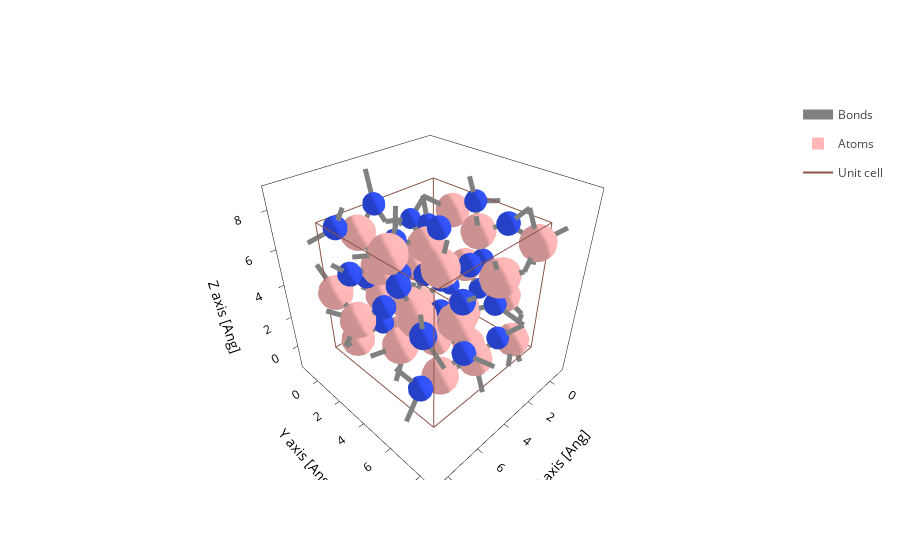

The notebook cell saved with this chart:
### Code cell
file = sisl.get_sile(path / "aiida.fdf")
fig = file.plot.geometry(axes="xyz")
fig.show()

### Figure 1 — Plotly figure (JSON) as saved in the notebook; plotly's stock layout.template omitted (floating-point values rounded to 4 significant figures; data arrays with more than 128 entries replaced by an {"elided": "..."} marker saying what was removed)
{"data": [{"line": {"color": "gray", "width": 10}, "meta": {}, "mode": "lines", "name": "Bonds", "opacity": 1, "type": "scatter3d", "x": {"elided": "2730 float values"}, "y": {"elided": "2730 float values"}, "z": {"elided": "2730 float values"}}, {"alphahull": 0, "color": "#FFB5B5", "hovertemplate": "%{meta.position}", "legendgroup": "Atoms", "meta": {"meta": {"Atoms_i": 0}, "position": "(1.14, 3.49, 1.38)"}, "name": "Atoms", "opacity": 1, "showlegend": true, "showscale": false, "type": "mesh3d", "x": {"elided": "225 float values"}, "y": {"elided": "225 float values"}, "z": {"elided": "225 float values"}}, {"alphahull": 0, "color": "#FFB5B5", "hovertemplate": "%{meta.position}", "legendgroup": "Atoms", "meta": {"meta": {"Atoms_i": 1}, "position": "(2.01, 0.53, 3.03)"}, "name": "Atoms", "opacity": 1, "showlegend": false, "showscale": false, "type": "mesh3d", "x": {"elided": "225 float values"}, "y": {"elided": "225 float values"}, "z": {"elided": "225 float values"}}, {"alphahull": 0, "color": "#FFB5B5", "hovertemplate": "%{meta.position}", "legendgroup": "Atoms", "meta": {"meta": {"Atoms_i": 2}, "position": "(3.91, 6.69, 1.34)"}, "name": "Atoms", "opacity": 1, "showlegend": false, "showscale": false, "type": "mesh3d", "x": {"elided": "225 float values"}, "y": {"elided": "225 float values"}, "z": {"elided": "225 float values"}}, {"alphahull": 0, "color": "#FFB5B5", "hovertemplate": "%{meta.position}", "legendgroup": "Atoms", "meta": {"meta": {"Atoms_i": 3}, "position": "(1.57, 6.23, 4.79)"}, "name": "Atoms", "opacity": 1, "showlegend": false, "showscale": false, "type": "mesh3d", "x": {"elided": "225 float values"}, "y": {"elided": "225 float values"}, "z": {"elided": "225 float values"}}, {"alphahull": 0, "color": "#FFB5B5", "hovertemplate": "%{meta.position}", "legendgroup": "Atoms", "meta": {"meta": {"Atoms_i": 4}, "position": "(4.84, 5.24, 6.24)"}, "name": "Atoms", "opacity": 1, "showlegend": false, "showscale": false, "type": "mesh3d", "x": {"elided": "225 float values"}, "y": {"elided": "225 float values"}, "z": {"elided": "225 float values"}}, {"alphahull": 0, "color": "#FFB5B5", "hovertemplate": "%{meta.position}", "legendgroup": "Atoms", "meta": {"meta": {"Atoms_i": 5}, "position": "(7.06, 0.22, 3.54)"}, "name": "Atoms", "opacity": 1, "showlegend": false, "showscale": false, "type": "mesh3d", "x": {"elided": "225 float values"}, "y": {"elided": "225 float values"}, "z": {"elided": "225 float values"}}, {"alphahull": 0, "color": "#FFB5B5", "hovertemplate": "%{meta.position}", "legendgroup": "Atoms", "meta": {"meta": {"Atoms_i": 6}, "position": "(4.92, 1.14, 2.79)"}, "name": "Atoms", "opacity": 1, "showlegend": false, "showscale": false, "type": "mesh3d", "x": {"elided": "225 float values"}, "y": {"elided": "225 float values"}, "z": {"elided": "225 float values"}}, {"alphahull": 0, "color": "#FFB5B5", "hovertemplate": "%{meta.position}", "legendgroup": "Atoms", "meta": {"meta": {"Atoms_i": 7}, "position": "(3.34, 7.27, 5.97)"}, "name": "Atoms", "opacity": 1, "showlegend": false, "showscale": false, "type": "mesh3d", "x": {"elided": "225 float values"}, "y": {"elided": "225 float values"}, "z": {"elided": "225 float values"}}, {"alphahull": 0, "color": "#FFB5B5", "hovertemplate": "%{meta.position}", "legendgroup": "Atoms", "meta": {"meta": {"Atoms_i": 8}, "position": "(5.65, 2.01, 5.21)"}, "name": "Atoms", "opacity": 1, "showlegend": false, "showscale": false, "type": "mesh3d", "x": {"elided": "225 float values"}, "y": {"elided": "225 float values"}, "z": {"elided": "225 float values"}}, {"alphahull": 0, "color": "#FFB5B5", "hovertemplate": "%{meta.position}", "legendgroup": "Atoms", "meta": {"meta": {"Atoms_i": 9}, "position": "(2.48, 1.73, 0.29)"}, "name": "Atoms", "opacity": 1, "showlegend": false, "showscale": false, "type": "mesh3d", "x": {"elided": "225 float values"}, "y": {"elided": "225 float values"}, "z": {"elided": "225 float values"}}, {"alphahull": 0, "color": "#FFB5B5", "hovertemplate": "%{meta.position}", "legendgroup": "Atoms", "meta": {"meta": {"Atoms_i": 10}, "position": "(2.17, 1.39, 4.75)"}, "name": "Atoms", "opacity": 1, "showlegend": false, "showscale": false, "type": "mesh3d", "x": {"elided": "225 float values"}, "y": {"elided": "225 float values"}, "z": {"elided": "225 float values"}}, {"alphahull": 0, "color": "#FFB5B5", "hovertemplate": "%{meta.position}", "legendgroup": "Atoms", "meta": {"meta": {"Atoms_i": 11}, "position": "(4.87, 6.27, 3.88)"}, "name": "Atoms", "opacity": 1, "showlegend": false, "showscale": false, "type": "mesh3d", "x": {"elided": "225 float values"}, "y": {"elided": "225 float values"}, "z": {"elided": "225 float values"}}, {"alphahull": 0, "color": "#FFB5B5", "hovertemplate": "%{meta.position}", "legendgroup": "Atoms", "meta": {"meta": {"Atoms_i": 12}, "position": "(3.39, 2.91, 5.86)"}, "name": "Atoms", "opacity": 1, "showlegend": false, "showscale": false, "type": "mesh3d", "x": {"elided": "225 float values"}, "y": {"elided": "225 float values"}, "z": {"elided": "225 float values"}}, {"alphahull": 0, "color": "#FFB5B5", "hovertemplate": "%{meta.position}", "legendgroup": "Atoms", "meta": {"meta": {"Atoms_i": 13}, "position": "(5.46, 0.33, 6.30)"}, "name": "Atoms", "opacity": 1, "showlegend": false, "showscale": false, "type": "mesh3d", "x": {"elided": "225 float values"}, "y": {"elided": "225 float values"}, "z": {"elided": "225 float values"}}, {"alphahull": 0, "color": "#FFB5B5", "hovertemplate": "%{meta.position}", "legendgroup": "Atoms", "meta": {"meta": {"Atoms_i": 14}, "position": "(3.64, 2.60, 2.35)"}, "name": "Atoms", "opacity": 1, "showlegend": false, "showscale": false, "type": "mesh3d", "x": {"elided": "225 float values"}, "y": {"elided": "225 float values"}, "z": {"elided": "225 float values"}}, {"alphahull": 0, "color": "#FFB5B5", "hovertemplate": "%{meta.position}", "legendgroup": "Atoms", "meta": {"meta": {"Atoms_i": 15}, "position": "(2.94, 5.02, 2.66)"}, "name": "Atoms", "opacity": 1, "showlegend": false, "showscale": false, "type": "mesh3d", "x": {"elided": "225 float values"}, "y": {"elided": "225 float values"}, "z": {"elided": "225 float values"}}, {"alphahull": 0, "color": "#FFB5B5", "hovertemplate": "%{meta.position}", "legendgroup": "Atoms", "meta": {"meta": {"Atoms_i": 16}, "position": "(5.90, 6.33, 1.34)"}, "name": "Atoms", "opacity": 1, "showlegend": false, "showscale": false, "type": "mesh3d", "x": {"elided": "225 float values"}, "y": {"elided": "225 float values"}, "z": {"elided": "225 float values"}}, {"alphahull": 0, "color": "#FFB5B5", "hovertemplate": "%{meta.position}", "legendgroup": "Atoms", "meta": {"meta": {"Atoms_i": 17}, "position": "(4.97, 3.34, 3.36)"}, "name": "Atoms", "opacity": 1, "showlegend": false, "showscale": false, "type": "mesh3d", "x": {"elided": "225 float values"}, "y": {"elided": "225 float values"}, "z": {"elided": "225 float values"}}, {"alphahull": 0, "color": "#FFB5B5", "hovertemplate": "%{meta.position}", "legendgroup": "Atoms", "meta": {"meta": {"Atoms_i": 18}, "position": "(2.48, 5.11, 0.37)"}, "name": "Atoms", "opacity": 1, "showlegend": false, "showscale": false, "type": "mesh3d", "x": {"elided": "225 float values"}, "y": {"elided": "225 float values"}, "z": {"elided": "225 float values"}}, {"alphahull": 0, "color": "#FFB5B5", "hovertemplate": "%{meta.position}", "legendgroup": "Atoms", "meta": {"meta": {"Atoms_i": 19}, "position": "(0.82, 2.20, 6.56)"}, "name": "Atoms", "opacity": 1, "showlegend": false, "showscale": false, "type": "mesh3d", "x": {"elided": "225 float values"}, "y": {"elided": "225 float values"}, "z": {"elided": "225 float values"}}, {"alphahull": 0, "color": "#FFB5B5", "hovertemplate": "%{meta.position}", "legendgroup": "Atoms", "meta": {"meta": {"Atoms_i": 20}, "position": "(6.56, 3.89, 7.09)"}, "name": "Atoms", "opacity": 1, "showlegend": false, "showscale": false, "type": "mesh3d", "x": {"elided": "225 float values"}, "y": {"elided": "225 float values"}, "z": {"elided": "225 float values"}}, {"alphahull": 0, "color": "#FFB5B5", "hovertemplate": "%{meta.position}", "legendgroup": "Atoms", "meta": {"meta": {"Atoms_i": 21}, "position": "(6.76, 1.23, 0.91)"}, "name": "Atoms", "opacity": 1, "showlegend": false, "showscale": false, "type": "mesh3d", "x": {"elided": "225 float values"}, "y": {"elided": "225 float values"}, "z": {"elided": "225 float values"}}, {"alphahull": 0, "color": "#FFB5B5", "hovertemplate": "%{meta.position}", "legendgroup": "Atoms", "meta": {"meta": {"Atoms_i": 22}, "position": "(0.57, 5.71, 2.83)"}, "name": "Atoms", "opacity": 1, "showlegend": false, "showscale": false, "type": "mesh3d", "x": {"elided": "225 float values"}, "y": {"elided": "225 float values"}, "z": {"elided": "225 float values"}}, {"alphahull": 0, "color": "#FFB5B5", "hovertemplate": "%{meta.position}", "legendgroup": "Atoms", "meta": {"meta": {"Atoms_i": 23}, "position": "(7.27, 2.20, 3.04)"}, "name": "Atoms", "opacity": 1, "showlegend": false, "showscale": false, "type": "mesh3d", "x": {"elided": "225 float values"}, "y": {"elided": "225 float values"}, "z": {"elided": "225 float values"}}, {"alphahull": 0, "color": "#FFB5B5", "hovertemplate": "%{meta.position}", "legendgroup": "Atoms", "meta": {"meta": {"Atoms_i": 24}, "position": "(6.48, 4.28, 2.24)"}, "name": "Atoms", "opacity": 1, "showlegend": false, "showscale": false, "type": "mesh3d", "x": {"elided": "225 float values"}, "y": {"elided": "225 float values"}, "z": {"elided": "225 float values"}}, {"alphahull": 0, "color": "#FFB5B5", "hovertemplate": "%{meta.position}", "legendgroup": "Atoms", "meta": {"meta": {"Atoms_i": 25}, "position": "(1.15, 3.51, 4.01)"}, "name": "Atoms", "opacity": 1, "showlegend": false, "showscale": false, "type": "mesh3d", "x": {"elided": "225 float values"}, "y": {"elided": "225 float values"}, "z": {"elided": "225 float values"}}, {"alphahull": 0, "color": "#FFB5B5", "hovertemplate": "%{meta.position}", "legendgroup": "Atoms", "meta": {"meta": {"Atoms_i": 26}, "position": "(4.16, 4.27, 1.23)"}, "name": "Atoms", "opacity": 1, "showlegend": false, "showscale": false, "type": "mesh3d", "x": {"elided": "225 float values"}, "y": {"elided": "225 float values"}, "z": {"elided": "225 float values"}}, {"alphahull": 0, "color": "#FFB5B5", "hovertemplate": "%{meta.position}", "legendgroup": "Atoms", "meta": {"meta": {"Atoms_i": 27}, "position": "(1.11, 6.89, 0.90)"}, "name": "Atoms", "opacity": 1, "showlegend": false, "showscale": false, "type": "mesh3d", "x": {"elided": "225 float values"}, "y": {"elided": "225 float values"}, "z": {"elided": "225 float values"}}, {"alphahull": 0, "color": "#FFB5B5", "hovertemplate": "%{meta.position}", "legendgroup": "Atoms", "meta": {"meta": {"Atoms_i": 28}, "position": "(4.28, 1.82, 0.37)"}, "name": "Atoms", "opacity": 1, "showlegend": false, "showscale": false, "type": "mesh3d", "x": {"elided": "225 float values"}, "y": {"elided": "225 float values"}, "z": {"elided": "225 float values"}}, {"alphahull": 0, "color": "#FFB5B5", "hovertemplate": "%{meta.position}", "legendgroup": "Atoms", "meta": {"meta": {"Atoms_i": 29}, "position": "(6.47, 5.48, 4.56)"}, "name": "Atoms", "opacity": 1, "showlegend": false, "showscale": false, "type": "mesh3d", "x": {"elided": "225 float values"}, "y": {"elided": "225 float values"}, "z": {"elided": "225 float values"}}, {"alphahull": 0, "color": "#FFB5B5", "hovertemplate": "%{meta.position}", "legendgroup": "Atoms", "meta": {"meta": {"Atoms_i": 30}, "position": "(0.39, 7.12, 6.43)"}, "name": "Atoms", "opacity": 1, "showlegend": false, "showscale": false, "type": "mesh3d", "x": {"elided": "225 float values"}, "y": {"elided": "225 float values"}, "z": {"elided": "225 float values"}}, {"alphahull": 0, "color": "#FFB5B5", "hovertemplate": "%{meta.position}", "legendgroup": "Atoms", "meta": {"meta": {"Atoms_i": 31}, "position": "(1.28, 4.33, 6.31)"}, "name": "Atoms", "opacity": 1, "showlegend": false, "showscale": false, "type": "mesh3d", "x": {"elided": "225 float values"}, "y": {"elided": "225 float values"}, "z": {"elided": "225 float values"}}, {"alphahull": 0, "color": "#3050F8", "hovertemplate": "%{meta.position}", "legendgroup": "Atoms", "meta": {"meta": {"Atoms_i": 32}, "position": "(4.83, 2.29, 6.39)"}, "name": "Atoms", "opacity": 1, "showlegend": false, "showscale": false, "type": "mesh3d", "x": {"elided": "225 float values"}, "y": {"elided": "225 float values"}, "z": {"elided": "225 float values"}}, {"alphahull": 0, "color": "#3050F8", "hovertemplate": "%{meta.position}", "legendgroup": "Atoms", "meta": {"meta": {"Atoms_i": 33}, "position": "(5.64, 0.95, 4.12)"}, "name": "Atoms", "opacity": 1, "showlegend": false, "showscale": false, "type": "mesh3d", "x": {"elided": "225 float values"}, "y": {"elided": "225 float values"}, "z": {"elided": "225 float values"}}, {"alphahull": 0, "color": "#3050F8", "hovertemplate": "%{meta.position}", "legendgroup": "Atoms", "meta": {"meta": {"Atoms_i": 34}, "position": "(1.29, 4.73, 4.89)"}, "name": "Atoms", "opacity": 1, "showlegend": false, "showscale": false, "type": "mesh3d", "x": {"elided": "225 float values"}, "y": {"elided": "225 float values"}, "z": {"elided": "225 float values"}}, {"alphahull": 0, "color": "#3050F8", "hovertemplate": "%{meta.position}", "legendgroup": "Atoms", "meta": {"meta": {"Atoms_i": 35}, "position": "(5.01, 6.93, 2.53)"}, "name": "Atoms", "opacity": 1, "showlegend": false, "showscale": false, "type": "mesh3d", "x": {"elided": "225 float values"}, "y": {"elided": "225 float values"}, "z": {"elided": "225 float values"}}, {"alphahull": 0, "color": "#3050F8", "hovertemplate": "%{meta.position}", "legendgroup": "Atoms", "meta": {"meta": {"Atoms_i": 36}, "position": "(2.32, 1.94, 6.20)"}, "name": "Atoms", "opacity": 1, "showlegend": false, "showscale": false, "type": "mesh3d", "x": {"elided": "225 float values"}, "y": {"elided": "225 float values"}, "z": {"elided": "225 float values"}}, {"alphahull": 0, "color": "#3050F8", "hovertemplate": "%{meta.position}", "legendgroup": "Atoms", "meta": {"meta": {"Atoms_i": 37}, "position": "(5.39, 1.69, 1.47)"}, "name": "Atoms", "opacity": 1, "showlegend": false, "showscale": false, "type": "mesh3d", "x": {"elided": "225 float values"}, "y": {"elided": "225 float values"}, "z": {"elided": "225 float values"}}, {"alphahull": 0, "color": "#3050F8", "hovertemplate": "%{meta.position}", "legendgroup": "Atoms", "meta": {"meta": {"Atoms_i": 38}, "position": "(7.37, 6.77, 4.91)"}, "name": "Atoms", "opacity": 1, "showlegend": false, "showscale": false, "type": "mesh3d", "x": {"elided": "225 float values"}, "y": {"elided": "225 float values"}, "z": {"elided": "225 float values"}}, {"alphahull": 0, "color": "#3050F8", "hovertemplate": "%{meta.position}", "legendgroup": "Atoms", "meta": {"meta": {"Atoms_i": 39}, "position": "(0.71, 4.17, 2.60)"}, "name": "Atoms", "opacity": 1, "showlegend": false, "showscale": false, "type": "mesh3d", "x": {"elided": "225 float values"}, "y": {"elided": "225 float values"}, "z": {"elided": "225 float values"}}, {"alphahull": 0, "color": "#3050F8", "hovertemplate": "%{meta.position}", "legendgroup": "Atoms", "meta": {"meta": {"Atoms_i": 40}, "position": "(4.25, 0.16, 7.36)"}, "name": "Atoms", "opacity": 1, "showlegend": false, "showscale": false, "type": "mesh3d", "x": {"elided": "225 float values"}, "y": {"elided": "225 float values"}, "z": {"elided": "225 float values"}}, {"alphahull": 0, "color": "#3050F8", "hovertemplate": "%{meta.position}", "legendgroup": "Atoms", "meta": {"meta": {"Atoms_i": 41}, "position": "(2.50, 2.83, 1.33)"}, "name": "Atoms", "opacity": 1, "showlegend": false, "showscale": false, "type": "mesh3d", "x": {"elided": "225 float values"}, "y": {"elided": "225 float values"}, "z": {"elided": "225 float values"}}, {"alphahull": 0, "color": "#3050F8", "hovertemplate": "%{meta.position}", "legendgroup": "Atoms", "meta": {"meta": {"Atoms_i": 42}, "position": "(5.71, 3.63, 0.92)"}, "name": "Atoms", "opacity": 1, "showlegend": false, "showscale": false, "type": "mesh3d", "x": {"elided": "225 float values"}, "y": {"elided": "225 float values"}, "z": {"elided": "225 float values"}}, {"alphahull": 0, "color": "#3050F8", "hovertemplate": "%{meta.position}", "legendgroup": "Atoms", "meta": {"meta": {"Atoms_i": 43}, "position": "(2.65, 3.23, 3.56)"}, "name": "Atoms", "opacity": 1, "showlegend": false, "showscale": false, "type": "mesh3d", "x": {"elided": "225 float values"}, "y": {"elided": "225 float values"}, "z": {"elided": "225 float values"}}, {"alphahull": 0, "color": "#3050F8", "hovertemplate": "%{meta.position}", "legendgroup": "Atoms", "meta": {"meta": {"Atoms_i": 44}, "position": "(0.92, 5.77, 7.12)"}, "name": "Atoms", "opacity": 1, "showlegend": false, "showscale": false, "type": "mesh3d", "x": {"elided": "225 float values"}, "y": {"elided": "225 float values"}, "z": {"elided": "225 float values"}}, {"alphahull": 0, "color": "#3050F8", "hovertemplate": "%{meta.position}", "legendgroup": "Atoms", "meta": {"meta": {"Atoms_i": 45}, "position": "(3.94, 3.35, 4.60)"}, "name": "Atoms", "opacity": 1, "showlegend": false, "showscale": false, "type": "mesh3d", "x": {"elided": "225 float values"}, "y": {"elided": "225 float values"}, "z": {"elided": "225 float values"}}, {"alphahull": 0, "color": "#3050F8", "hovertemplate": "%{meta.position}", "legendgroup": "Atoms", "meta": {"meta": {"Atoms_i": 46}, "position": "(3.15, 5.46, 5.73)"}, "name": "Atoms", "opacity": 1, "showlegend": false, "showscale": false, "type": "mesh3d", "x": {"elided": "225 float values"}, "y": {"elided": "225 float values"}, "z": {"elided": "225 float values"}}, {"alphahull": 0, "color": "#3050F8", "hovertemplate": "%{meta.position}", "legendgroup": "Atoms", "meta": {"meta": {"Atoms_i": 47}, "position": "(7.22, 1.91, 5.49)"}, "name": "Atoms", "opacity": 1, "showlegend": false, "showscale": false, "type": "mesh3d", "x": {"elided": "225 float values"}, "y": {"elided": "225 float values"}, "z": {"elided": "225 float values"}}, {"alphahull": 0, "color": "#3050F8", "hovertemplate": "%{meta.position}", "legendgroup": "Atoms", "meta": {"meta": {"Atoms_i": 48}, "position": "(0.95, 1.37, 3.75)"}, "name": "Atoms", "opacity": 1, "showlegend": false, "showscale": false, "type": "mesh3d", "x": {"elided": "225 float values"}, "y": {"elided": "225 float values"}, "z": {"elided": "225 float values"}}, {"alphahull": 0, "color": "#3050F8", "hovertemplate": "%{meta.position}", "legendgroup": "Atoms", "meta": {"meta": {"Atoms_i": 49}, "position": "(2.51, 6.94, 1.90)"}, "name": "Atoms", "opacity": 1, "showlegend": false, "showscale": false, "type": "mesh3d", "x": {"elided": "225 float values"}, "y": {"elided": "225 float values"}, "z": {"elided": "225 float values"}}, {"alphahull": 0, "color": "#3050F8", "hovertemplate": "%{meta.position}", "legendgroup": "Atoms", "meta": {"meta": {"Atoms_i": 50}, "position": "(3.47, 1.04, 3.40)"}, "name": "Atoms", "opacity": 1, "showlegend": false, "showscale": false, "type": "mesh3d", "x": {"elided": "225 float values"}, "y": {"elided": "225 float values"}, "z": {"elided": "225 float values"}}, {"alphahull": 0, "color": "#3050F8", "hovertemplate": "%{meta.position}", "legendgroup": "Atoms", "meta": {"meta": {"Atoms_i": 51}, "position": "(2.08, 6.29, 3.39)"}, "name": "Atoms", "opacity": 1, "showlegend": false, "showscale": false, "type": "mesh3d", "x": {"elided": "225 float values"}, "y": {"elided": "225 float values"}, "z": {"elided": "225 float values"}}, {"alphahull": 0, "color": "#3050F8", "hovertemplate": "%{meta.position}", "legendgroup": "Atoms", "meta": {"meta": {"Atoms_i": 52}, "position": "(4.93, 5.69, 0.37)"}, "name": "Atoms", "opacity": 1, "showlegend": false, "showscale": false, "type": "mesh3d", "x": {"elided": "225 float values"}, "y": {"elided": "225 float values"}, "z": {"elided": "225 float values"}}, {"alphahull": 0, "color": "#3050F8", "hovertemplate": "%{meta.position}", "legendgroup": "Atoms", "meta": {"meta": {"Atoms_i": 53}, "position": "(5.01, 6.71, 5.29)"}, "name": "Atoms", "opacity": 1, "showlegend": false, "showscale": false, "type": "mesh3d", "x": {"elided": "225 float values"}, "y": {"elided": "225 float values"}, "z": {"elided": "225 float values"}}, {"alphahull": 0, "color": "#3050F8", "hovertemplate": "%{meta.position}", "legendgroup": "Atoms", "meta": {"meta": {"Atoms_i": 54}, "position": "(0.62, 3.52, 7.42)"}, "name": "Atoms", "opacity": 1, "showlegend": false, "showscale": false, "type": "mesh3d", "x": {"elided": "225 float values"}, "y": {"elided": "225 float values"}, "z": {"elided": "225 float values"}}, {"alphahull": 0, "color": "#3050F8", "hovertemplate": "%{meta.position}", "legendgroup": "Atoms", "meta": {"meta": {"Atoms_i": 55}, "position": "(0.50, 1.88, 1.60)"}, "name": "Atoms", "opacity": 1, "showlegend": false, "showscale": false, "type": "mesh3d", "x": {"elided": "225 float values"}, "y": {"elided": "225 float values"}, "z": {"elided": "225 float values"}}, {"alphahull": 0, "color": "#3050F8", "hovertemplate": "%{meta.position}", "legendgroup": "Atoms", "meta": {"meta": {"Atoms_i": 56}, "position": "(6.38, 4.25, 5.58)"}, "name": "Atoms", "opacity": 1, "showlegend": false, "showscale": false, "type": "mesh3d", "x": {"elided": "225 float values"}, "y": {"elided": "225 float values"}, "z": {"elided": "225 float values"}}, {"alphahull": 0, "color": "#3050F8", "hovertemplate": "%{meta.position}", "legendgroup": "Atoms", "meta": {"meta": {"Atoms_i": 57}, "position": "(6.45, 3.22, 3.91)"}, "name": "Atoms", "opacity": 1, "showlegend": false, "showscale": false, "type": "mesh3d", "x": {"elided": "225 float values"}, "y": {"elided": "225 float values"}, "z": {"elided": "225 float values"}}, {"alphahull": 0, "color": "#3050F8", "hovertemplate": "%{meta.position}", "legendgroup": "Atoms", "meta": {"meta": {"Atoms_i": 58}, "position": "(3.48, 3.81, 7.13)"}, "name": "Atoms", "opacity": 1, "showlegend": false, "showscale": false, "type": "mesh3d", "x": {"elided": "225 float values"}, "y": {"elided": "225 float values"}, "z": {"elided": "225 float values"}}, {"alphahull": 0, "color": "#3050F8", "hovertemplate": "%{meta.position}", "legendgroup": "Atoms", "meta": {"meta": {"Atoms_i": 59}, "position": "(2.36, 0.23, 0.38)"}, "name": "Atoms", "opacity": 1, "showlegend": false, "showscale": false, "type": "mesh3d", "x": {"elided": "225 float values"}, "y": {"elided": "225 float values"}, "z": {"elided": "225 float values"}}, {"alphahull": 0, "color": "#3050F8", "hovertemplate": "%{meta.position}", "legendgroup": "Atoms", "meta": {"meta": {"Atoms_i": 60}, "position": "(1.78, 0.05, 5.67)"}, "name": "Atoms", "opacity": 1, "showlegend": false, "showscale": false, "type": "mesh3d", "x": {"elided": "225 float values"}, "y": {"elided": "225 float values"}, "z": {"elided": "225 float values"}}, {"alphahull": 0, "color": "#3050F8", "hovertemplate": "%{meta.position}", "legendgroup": "Atoms", "meta": {"meta": {"Atoms_i": 61}, "position": "(4.41, 4.88, 3.48)"}, "name": "Atoms", "opacity": 1, "showlegend": false, "showscale": false, "type": "mesh3d", "x": {"elided": "225 float values"}, "y": {"elided": "225 float values"}, "z": {"elided": "225 float values"}}, {"alphahull": 0, "color": "#3050F8", "hovertemplate": "%{meta.position}", "legendgroup": "Atoms", "meta": {"meta": {"Atoms_i": 62}, "position": "(6.76, 0.46, 7.10)"}, "name": "Atoms", "opacity": 1, "showlegend": false, "showscale": false, "type": "mesh3d", "x": {"elided": "225 float values"}, "y": {"elided": "225 float values"}, "z": {"elided": "225 float values"}}, {"alphahull": 0, "color": "#3050F8", "hovertemplate": "%{meta.position}", "legendgroup": "Atoms", "meta": {"meta": {"Atoms_i": 63}, "position": "(7.31, 6.50, 1.68)"}, "name": "Atoms", "opacity": 1, "showlegend": false, "showscale": false, "type": "mesh3d", "x": {"elided": "225 float values"}, "y": {"elided": "225 float values"}, "z": {"elided": "225 float values"}}, {"meta": {}, "mode": "lines", "name": "Unit cell", "type": "scatter3d", "x": [0.0, 0.0, 7.436, 7.436, 0.0, 0.0, NaN, 0.0, 0.0, 0.0, 7.436, 7.436, 0.0, NaN, 7.436, 7.436, NaN, 7.436, 7.436], "y": [0.0, 7.436, 7.436, 7.436, 7.436, 7.436, NaN, 7.436, 0.0, 0.0, 0.0, 0.0, 0.0, NaN, 7.436, 0.0, NaN, 7.436, 0.0], "z": [0.0, 0.0, 0.0, 7.436, 7.436, 0.0, NaN, 7.436, 7.436, 0.0, 0.0, 7.436, 7.436, NaN, 0.0, 0.0, NaN, 7.436, 7.436]}], "layout": {"scene": {"aspectmode": "data", "xaxis": {"title": {"text": "X axis [Ang]"}}, "yaxis": {"title": {"text": "Y axis [Ang]"}}, "zaxis": {"title": {"text": "Z axis [Ang]"}}}, "xaxis": {"scaleanchor": "y", "scaleratio": 1, "title": {"text": "X axis [Ang]"}}, "yaxis": {"title": {"text": "Y axis [Ang]"}}}}
